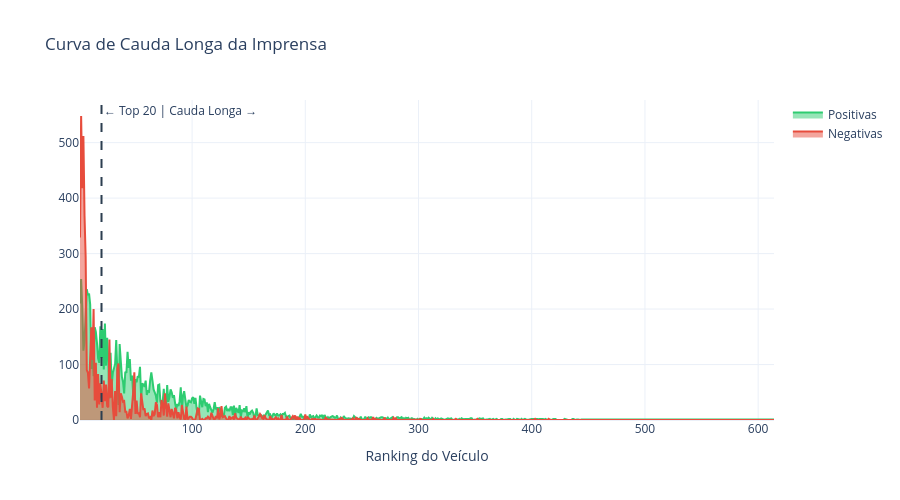

Notebook source saved alongside this figure:
### Markdown cell above
## 2. A Morfologia da Imprensa: Concentração vs. Pulverização

Nem todos os veículos falam com a mesma frequência. Para entender como a informação se espalha, usamos o conceito de **Cauda Longa**.

**Como ler o gráfico abaixo:**
* **Eixo Horizontal (Ranking):** Lista os veículos do que mais publica (1º) ao que menos publica (últimos).
* **Eixo Vertical (Volume):** Quantidade de matérias.
* **O que analisar:** Observe a linha pontilhada do "Top 20". Um grupo muito pequeno faz muito barulho (cabeça), enquanto centenas de pequenos sites publicam pouco, mas juntos formam um grande volume de pulverização (cauda). Observe qual cor domina a cabeça e a cauda.

### Code cell
def plot_visualizacao_cauda_longa(df_input):
    df_w = df_input[~df_input['Veículo_de_comunicacao'].isin(['Geral', 'N/A', 'Vários'])]
    agrupado = df_w.groupby('Veículo_de_comunicacao').agg(
        Total=('Classificação', 'count'),
        Positiva=('Classificação', lambda x: (x == 'POSITIVA').sum()),
        Negativa=('Classificação', lambda x: (x == 'NEGATIVA').sum())
    ).sort_values('Total', ascending=False).reset_index()
    agrupado['Ranking'] = agrupado.index + 1
    
    fig = go.Figure()
    fig.add_trace(go.Scatter(x=agrupado['Ranking'], y=agrupado['Positiva'], fill='tozeroy', line=dict(color='#2ecc71'), name='Positivas', text=agrupado['Veículo_de_comunicacao'], hovertemplate='<b>%{text}</b><br>Positivas: %{y}<extra></extra>'))
    fig.add_trace(go.Scatter(x=agrupado['Ranking'], y=agrupado['Negativa'], fill='tozeroy', line=dict(color='#e74c3c'), name='Negativas', text=agrupado['Veículo_de_comunicacao'], hovertemplate='<b>%{text}</b><br>Negativas: %{y}<extra></extra>'))
    
    fig.add_vline(x=20, line_dash="dash", line_color="#2c3e50", annotation_text="← Top 20 | Cauda Longa →", annotation_position="top right")
    fig.update_layout(title='Curva de Cauda Longa da Imprensa', template='plotly_white', hovermode='x unified', height=500, xaxis_title='Ranking do Veículo')
    fig.show()

plot_visualizacao_cauda_longa(df)

### Figure 1 — Plotly figure (JSON) as saved in the notebook; plotly's stock layout.template omitted (floating-point values rounded to 4 significant figures; data arrays with more than 128 entries replaced by an {"elided": "..."} marker saying what was removed)
{"data": [{"fill": "tozeroy", "hovertemplate": "<b>%{text}</b><br>Positivas: %{y}<extra></extra>", "line": {"color": "#2ecc71"}, "name": "Positivas", "text": {"elided": "614 str values"}, "type": "scatter", "x": {"elided": "614 int values"}, "y": {"elided": "614 int values"}}, {"fill": "tozeroy", "hovertemplate": "<b>%{text}</b><br>Negativas: %{y}<extra></extra>", "line": {"color": "#e74c3c"}, "name": "Negativas", "text": {"elided": "614 str values"}, "type": "scatter", "x": {"elided": "614 int values"}, "y": {"elided": "614 int values"}}], "layout": {"annotations": [{"showarrow": false, "text": "← Top 20 | Cauda Longa →", "x": 20, "xanchor": "left", "xref": "x", "y": 1, "yanchor": "top", "yref": "y domain"}], "height": 500, "hovermode": "x unified", "shapes": [{"line": {"color": "#2c3e50", "dash": "dash"}, "type": "line", "x0": 20, "x1": 20, "xref": "x", "y0": 0, "y1": 1, "yref": "y domain"}], "title": {"text": "Curva de Cauda Longa da Imprensa"}, "xaxis": {"title": {"text": "Ranking do Veículo"}}}}
